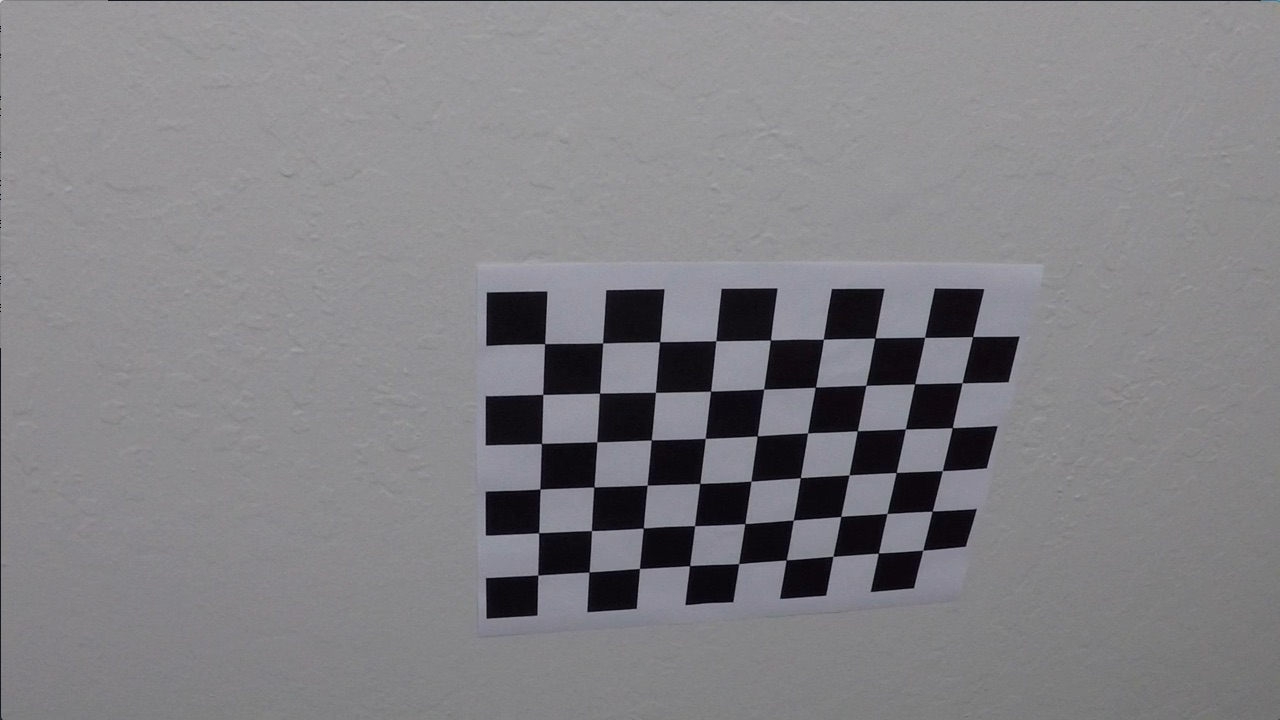
#> input picture camera_cal/calibration10.jpg, 1280 x 720 px; its folder holds only this picture in this run
$ jupyter execute --allow-errors 'Advanced Lane Finding Project.ipynb'   (shell and % lines are left out)   (older library calls are emulated)
#> lines starting #> are read from the running program, lines starting #| are printed output that depends on the picture; after the words box and inside, x2 and y2 are one past the last pixel; in counts of white or black regions, pixels touching at a corner belong together
# Advanced Lane Finding Project

## Project Objective

Develop an image processing pipeline that can identify lane lines, measure the radius of the curve(if any), identify the center of the lane, determine how far off-center the vehicle is currently driving, and clearly label identfied lines and lane space.

[cell 1]
import numpy as np
import cv2
import glob
import matplotlib.pyplot as plt
import matplotlib.image as mpimg
from ipywidgets import interact, interactive, fixed
import os
from moviepy.editor import VideoFileClip
from IPython.display import HTML

##### Camera Calibration

1. Briefly state how you computed the camera matrix and distortion coefficients. Provide an example of a distortion corrected calibration image.

The code for calibrating the camera is located in the cell below. The camera calibration routine works by finding the corner pixels of a pattern with know values and parallelism qualities. The pattern is important to be able to detection distortion in a camera lens. Each of the detected corners is an object point in worldspace. Since we know the true geometry of the objpoints in world space, we can measure any deviation and calculate lens distortion from these values. OpenCV provides the findChessboardCorners and CalibrateCamera functions which perform this function. CalibrateCamera returns the correction coefficcients which can then be applied to new images using the undistort function. Examples of a distorted and an undistorted image are shown below.

[cell 2]
#Calibration


# Read in all of the calibration images provided in the camera_cal directory

images = [cv2.imread(file) for file in glob.glob("camera_cal/*.jpg")]
#> images = 1 item

#Prepare an array for storing the object points

objp = np.zeros((6*9,3), np.float32)
objp[:,:2] = np.mgrid[0:9, 0:6].T.reshape(-1,2)
objpoints = []
imgpoints = []

# Variables that desribe the amount of corners in the calibration chessboard

nx = 9
ny = 6

# Iterate through the list of calibration images, convert to grayscale and use the opencv2 fucnction
# to find the pixel coordinates for the cheesboard corners.

for image in images:
    gray = cv2.cvtColor(image, cv2.COLOR_BGR2GRAY)
    ret, corners = cv2.findChessboardCorners(gray, (nx, ny), None)

# If found, draw corners on the calibration image
    if ret == True:
        # Draw and display the corners
        objpoints.append(objp)
        imgpoints.append(corners)
        # Draw and display the corners
        cv2.drawChessboardCorners(image, (9,6), corners, ret)

        cv2.imshow('img', image)
        cv2.waitKey(50)
#> this loop made 1 pass
#> ret on pass 1: True
#> after the loop, imgpoints = 1 item; objpoints = 1 item
cv2.destroyAllWindows()

#Return the distortion coefficients so they can be used to undistort the images taken with the same camera

ret, mtx, dist, rvecs, tvecs = cv2.calibrateCamera(objpoints, imgpoints, gray.shape[::-1],None,None)
#> ret = 0.68; mtx = [[1143.7, 0, 681.7], [0, 1109.2, 367.7], [0, 0, 1]]; dist = [[-0.515, 2.99, -0.00876, 0.00937, 1.41]]; rvecs = ([0.451, -0.252, 0.0361],); tvecs = ([-2.31, -0.422, 19.12],)

##### Image processing pipeline(Images)

1. An example of an undistorted image is shown below.

#> (a cell that did not finish here is left out)

[cell 4]
#### My pseudo Code for the project ######

#get lens calibration values
#slice video into images
#apply lens calibration to video images
#warp video images so they display an overhead view
#Figure out what colorspace I want to used to detect lane lines(simplecv tool could be useful here)
#Take colorspace shifted images and use rectangle histogram method to identfy location of lane lines
#Shift rectangle upwards and repeat until completed for the whole image
#take lane line locations and generate a polyfit curve that best fits through their centers
#Draw the polyfit line in yellow
#Draw a rectange the space between the lines in grew
#calculate the center of the lane
#calculate the distance of the vehicle from center
#calculate the radius of the curve
#dewarp the resultant image with identified lane lines
#display the calculated radius, centerm and distance from center
#Repeat for all images
#Recreate video from processed images

##### 2. Describe how (and identify where in your code) you used color transforms, gradients or other methods to create a thresholded binary image. Provide an example of a binary image result.

My image processing pipeline made extensive use of gradient and color threhold binary images in order to create a robust outline of the lane lines. Colorspaces used included the RGB(R Channel), HLS(S Channel), and LUV(L Channel). The RGB channel was used to detect yellow lines. The S Channel was used to detect both white and yellow lines in bright lighting conditions. The L channel was used to detect lane lines in dark lighting conditions. Each of the color channel images was converted to a binary image to aid in lane line detection further on in the pipeline. In addition to the Color transforms that were applied, Sobel(X and Y) and Magnitude gradients were used to further detect lane line pixels. In the final pipeline I used combinational logic(AND and OR) to provide a stronger lane line pixel detection process. Examples of each of these transforms and the subsequent combinations are show in the next series of code cells.

[cell 5]
################# S Channel Color transform ###########################

def hls_select(img, thresh=(0, 255)):
    hls = cv2.cvtColor(img, cv2.COLOR_RGB2HLS)
    s_channel = hls[:,:,2]
    binary_output = np.zeros_like(s_channel)
    binary_output[(s_channel > thresh[0]) & (s_channel <= thresh[1])] = 1
    return binary_output

################# L Channel Color transform ###########################

# [6 lines left out: function luv_select, not called in this run]

################# R Channel Color transform ###########################

def rgb_select(img, thresh=(0, 255)):
    r,g,b = cv2.split(img)
    binary_output = np.zeros_like(r)
    binary_output[(r > thresh[0]) & (r <= thresh[1])] = 1
    return binary_output

################# Absolute Gradient Binary threhold transform ###########################

def abs_sobel_thresh(img, orient='x', thresh_min=0, thresh_max=255):
    # Convert to grayscale
    gray = cv2.cvtColor(img, cv2.COLOR_RGB2GRAY)
    # Apply x or y gradient with the OpenCV Sobel() function
    # and take the absolute value
    if orient == 'x':
        abs_sobel = np.absolute(cv2.Sobel(gray, cv2.CV_64F, 1, 0))
    if orient == 'y':
        abs_sobel = np.absolute(cv2.Sobel(gray, cv2.CV_64F, 0, 1))
    # Rescale back to 8 bit integer
    scaled_sobel = np.uint8(255*abs_sobel/np.max(abs_sobel))
    # Create a copy and apply the threshold
    binary_output = np.zeros_like(scaled_sobel)
    # Here I'm using inclusive (>=, <=) thresholds, but exclusive is ok too
    binary_output[(scaled_sobel >= thresh_min) & (scaled_sobel <= thresh_max)] = 1

    # Return the result
    return binary_output

################# Magnitude Gradient Binary threhold transform ###########################

def mag_thresh(img, sobel_kernel=3, mag_thresh=(0, 255)):
    # Convert to grayscale
    gray = cv2.cvtColor(img, cv2.COLOR_RGB2GRAY)
    # Take both Sobel x and y gradients
    sobelx = cv2.Sobel(gray, cv2.CV_64F, 1, 0, ksize=sobel_kernel)
    sobely = cv2.Sobel(gray, cv2.CV_64F, 0, 1, ksize=sobel_kernel)
    # Calculate the gradient magnitude
    gradmag = np.sqrt(sobelx**2 + sobely**2)
    # Rescale to 8 bit
    scale_factor = np.max(gradmag)/255
    gradmag = (gradmag/scale_factor).astype(np.uint8)
    # Create a binary image of ones where threshold is met, zeros otherwise
    binary_output = np.zeros_like(gradmag)
    binary_output[(gradmag >= mag_thresh[0]) & (gradmag <= mag_thresh[1])] = 1

    # Return the binary image
    return binary_output

[cell 6]
# Read in the images provided for pipeline testing as part of the project directory

img1 = mpimg.imread('test_images/test1.jpg')
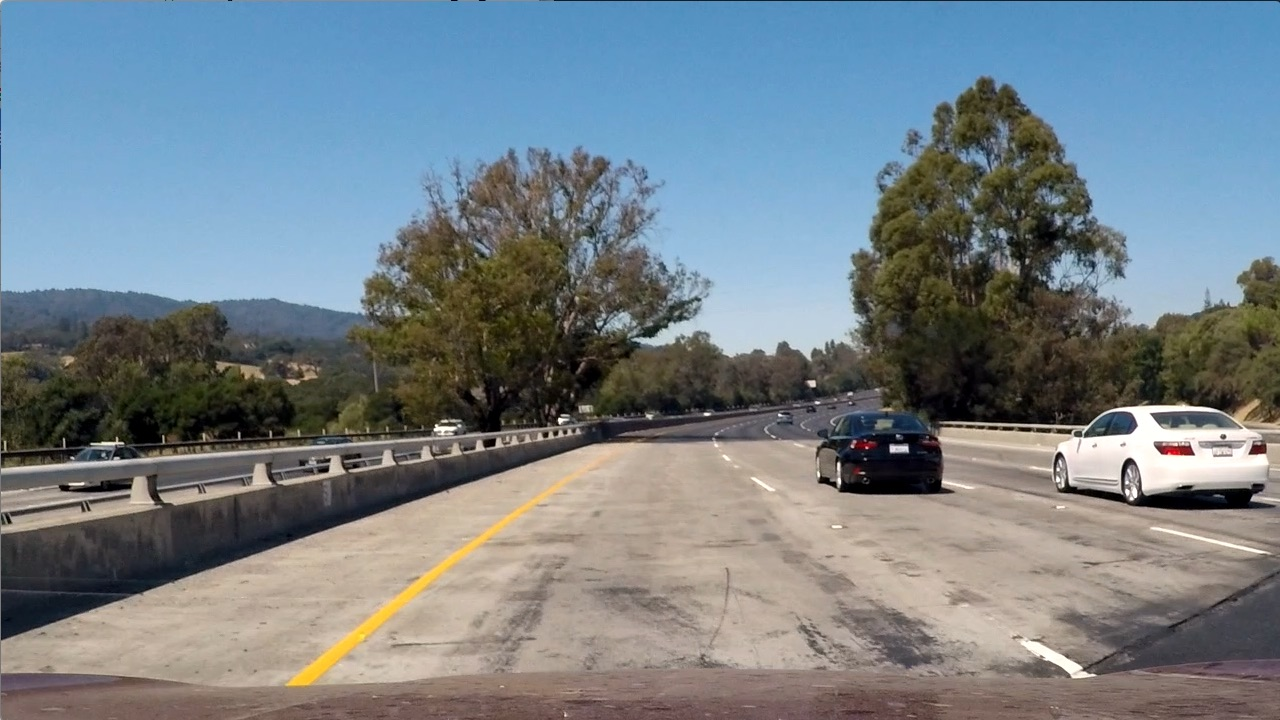
#> input picture test_images/test1.jpg, 1280 x 720 px
#> img1 is the input picture: shape (720, 1280, 3); mean R, G, B 117.5, 128.7, 135.5
img2 = mpimg.imread('test_images/test2.jpg')
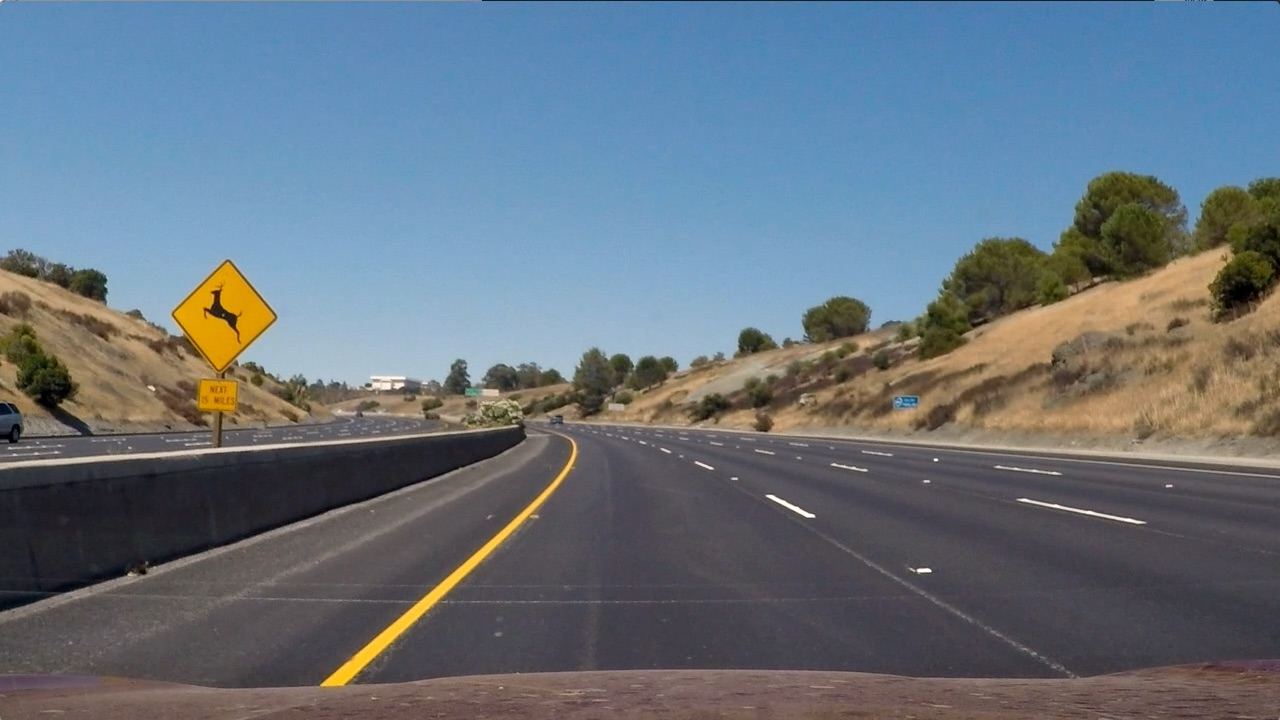
#> input picture test_images/test2.jpg, 1280 x 720 px
#> img2 is the input picture: shape (720, 1280, 3); mean R, G, B 102.8, 114.6, 125.5
img3 = mpimg.imread('test_images/test3.jpg')
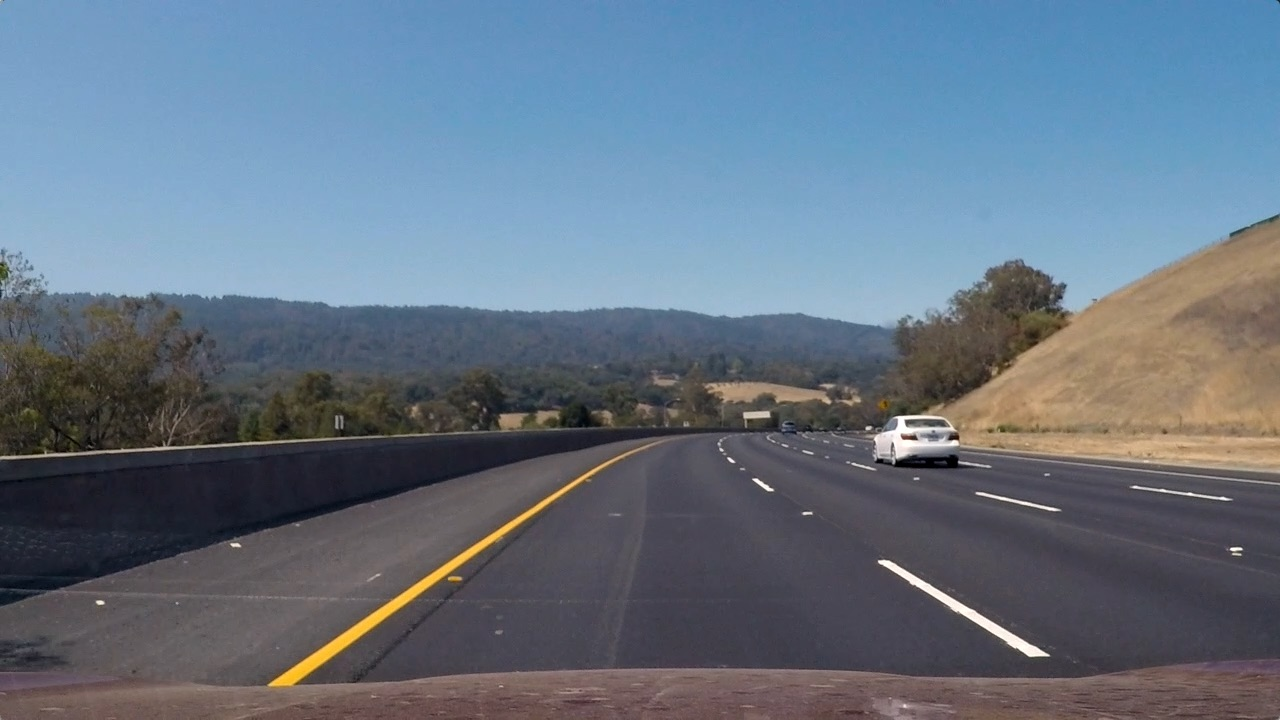
#> input picture test_images/test3.jpg, 1280 x 720 px
#> img3 is the input picture: shape (720, 1280, 3); mean R, G, B 101.1, 115.3, 130.7
#> (the rest of this cell did not finish here and is left out)

[cell 7]
################# Apply the R Channel transform to the test images ###########################

min = 220
#> min = 220
max = 255

#> (the rest of this cell did not finish here and is left out)

[cell 8]
upper = 255
lower = 180

#> (the rest of this cell did not finish here and is left out)

[cell 9]
lower_th = 200
upper_th = 230


#> (the rest of this cell did not finish here and is left out)

[cell 10]
min = 20
max = 200
#> (the rest of this cell did not finish here and is left out)

[cell 11]
min = 20
max = 200

#> (the rest of this cell did not finish here and is left out)

[cell 12]
min = 50
max = 160
#> (the rest of this cell did not finish here and is left out)

#> (a cell that did not finish here is left out)

##### 3. Describe how (and identify where in your code) you performed a perspective transform and provide an example of a transformed image.

The code below applies a perspective transform to the lane region. The SRC points are manually selected from an image where the lanes are straight. The destination points are chosen to form a rectangle as we want to take the normal view and create a new "top down" view. The getPerspectiveTransform function is used to both warp and unwarp the images. The warpPerspective function applies the previously generated M or M_inv warp coefficients to an image.

[cell 14]
# Select Source Points
src_bottom_left = [570,468]
src_bottom_right = [714,468]
src_top_left = [207,720]
src_top_right = [1106,720]

source = np.float32([src_bottom_left,src_bottom_right,src_top_right,src_top_left])

image_shape = (720,1280)

# Destination points are chosen such that straight lanes appear more or less parallel in the transformed image.
bottom_left = [320,720]
bottom_right = [920, 720]
top_left = [320, 1]
top_right = [920, 1]

dst = np.float32([top_left,top_right,bottom_right, bottom_left])

M = cv2.getPerspectiveTransform(source, dst)
#> M = [[-0.477, -1.45, 913.3], [2.06e-16, -2.04, 955.1], [-1.76e-19, -0.00238, 1]]
M_inv = cv2.getPerspectiveTransform(dst, source)
#> M_inv = [[0.24, -0.746, 493.4], [2.32e-16, -0.49, 467.9], [7.15e-19, -0.00117, 1]]
img_size = (image_shape[1], image_shape[0])

#> (the rest of this cell did not finish here and is left out)

##### 4. Describe how (and identify where in your code) you identified lane-line pixels and fit their positions with a polynomial?

The lane line pixels are using the method outlined in the lecture. The algorithm can be broken down to the following basic steps.

1. Take a histogram of the bottom half of a top down view of the lane line binary image.
2. Detect the peak in the left half and right half of the image.
3. Use the x location of the left and right peaks to begin a more detailed scan for the lane lines starting from the bottom of the image.
4. Decide how many scan steps you would like to perform in the y direction. This is hardcoded and equal to (Image Height/Scan Steps) = Scan Height. Scan Width is Fixed at 100.
5. Within this rectangle count how many white pixels there are. If there are more than fifty then a lane line is considered detected, and the centroid is calculated.
6. The rectangle is drawn around the white pixel blob centroid.
7. This is repeated all the way to the top of the picture.
8. Use a polyfit function to defined a polyfit line through the center of the left and right rectangle centroids.

##### 5. Describe how (and identify where in your code) you calculated the radius of curvature of the lane and the position of the vehicle with respect to center.

The radius of the curvature of the line can be found using the formula

This is coded in python as

###### ((1 + (2*left_fitcr[0]*y_eval*ym_per_pix + left_fitcr[1])**2)**1.5) / np.absolute(2*left_fitcr[0])

Ym_per_pix is a constant value that describes meters in the Y direction per pixel. This value is a suggested value from the Udacity lecture.

The radius of the curve is calculated and displayed in an image below.

The center of the image is assumed to be the center of the car. The center of the lane is calculated by finding the distance between the left and right detected lanes. Once we have identified the center lane pixel, we can calculate the distance the lane center is from the image center and multiply the difference in pixel by Yx_per_pix. Yx_per_pix describes how many meters in the x direction a pixel represents. The calculated center offset is located in the resultant image a couple of cells down.

6. Provide an example image of your result plotted back down onto the road such that the lane area is identified clearly.

An example with an identified lane(green) as well as left and right lane radius and center offset displayed is located below.

#> (a cell that did not finish here is left out)

[cell 16]
# [80 lines left out: function find_lane_pixels, not called in this run]

left_fitx_hist=[]
right_fitx_hist=[]

# [96 lines left out: function fit_polynomial, not called in this run]

#> (a cell that did not finish here is left out)

[cell 18]
# Select Source Points
src_bottom_left = [570,468]
src_bottom_right = [714,468]
src_top_left = [207,720]
src_top_right = [1106,720]

source = np.float32([src_bottom_left,src_bottom_right,src_top_right,src_top_left])

image_shape = (720,1280)

# Destination points are chosen such that straight lanes appear more or less parallel in the transformed image.
bottom_left = [320,720]
bottom_right = [920, 720]
top_left = [320, 1]
top_right = [920, 1]

dst = np.float32([top_left,top_right,bottom_right, bottom_left])
M = cv2.getPerspectiveTransform(source, dst)
M_inv = cv2.getPerspectiveTransform(dst, source)
img_size = (image_shape[1], image_shape[0])

def pipeline(img):

    undistorted = cv2.undistort(img, mtx, dist, None, mtx)
    hls_binary = hls_select(undistorted, thresh=(180, 255))
#> in hls_select, `hls = cv2.cvtColor(img, cv2.COLOR_RGB2HLS)`: hls: shape (720, 1280, 3); mean of channels 0, 1, 2 50.1, 109.4, 63
#> hls_binary: shape (720, 1280); values 0 (black) and 1 (white), 1.4% white; 573 white regions (509 under 20 px), largest, box (x1, y1, x2, y2) and area: (1082, 406, 1228, 489) 3443, (292, 480, 568, 684) 3159, (843, 479, 925, 496) 664
    r_channel = rgb_select(img, thresh=(220, 255))
#> r_channel: shape (720, 1280); values 0 (black) and 1 (white), 1.7% white; 117 white regions (99 under 20 px), largest, box (x1, y1, x2, y2) and area: (981, 405, 1269, 491) 8676, (287, 447, 619, 685) 4453, (1018, 637, 1095, 678) 740
    grad_binary_x =  abs_sobel_thresh(img, orient='x', thresh_min=20, thresh_max=100)
#> grad_binary_x: shape (720, 1280); values 0 (black) and 1 (white), 6.6% white in thin lines or dots
    grad_binary_y =  abs_sobel_thresh(img, orient='y', thresh_min=20, thresh_max=100)
#> grad_binary_y: shape (720, 1280); values 0 (black) and 1 (white), 9.4% white in thin lines or dots
    mag_binary = mag_thresh(img, sobel_kernel=3, mag_thresh=(30, 255))
#> in mag_thresh, `scale_factor = np.max(gradmag)/255`: scale_factor = 3.69
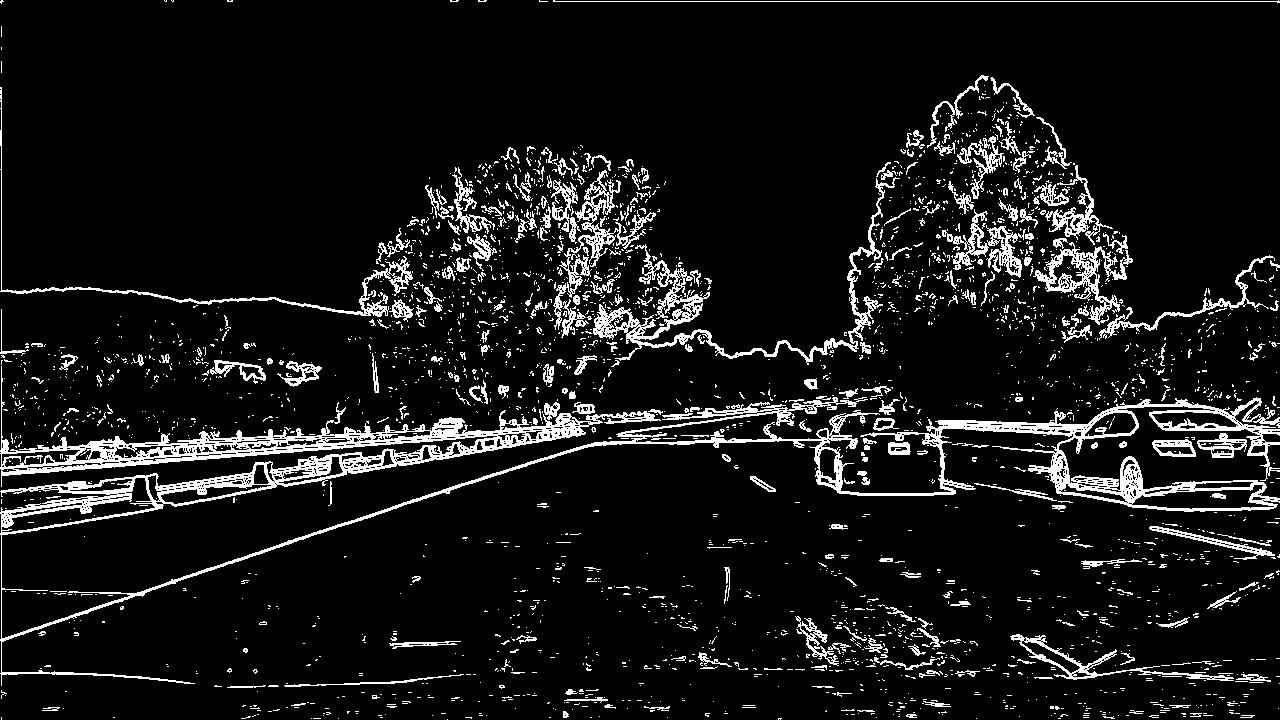
#> mag_binary: shape (720, 1280); values 0 (black) and 1 (white), 8.8% white in thin lines or dots
    luv_binary = luv_select(undistorted1, thresh=(200, 230))

    and_image1 = cv2.bitwise_and(hls_binary, luv_binary)
    sobel_and1 = cv2.bitwise_and(grad_binary_x, grad_binary_y)
    and1 = cv2.bitwise_and(r_channel, mag_binary)


    or_image =cv2.bitwise_or(and_image1, sobel_and1, and1)


    #or_image = cv2.bitwise_or(or_image0, and_image, r_channel)

    warped = cv2.warpPerspective(or_image, M, img_size , flags=cv2.INTER_LINEAR)
    res = fit_polynomial(warped, M_inv, undistorted)

    return res
